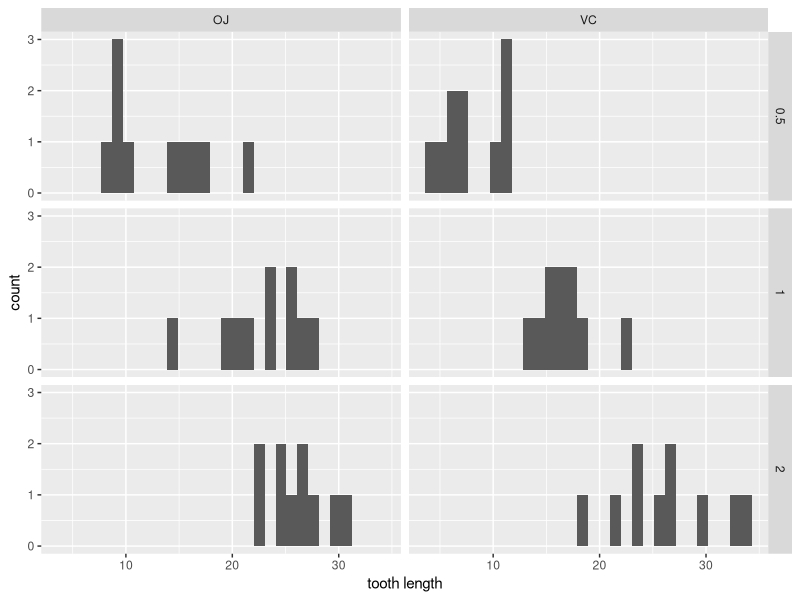
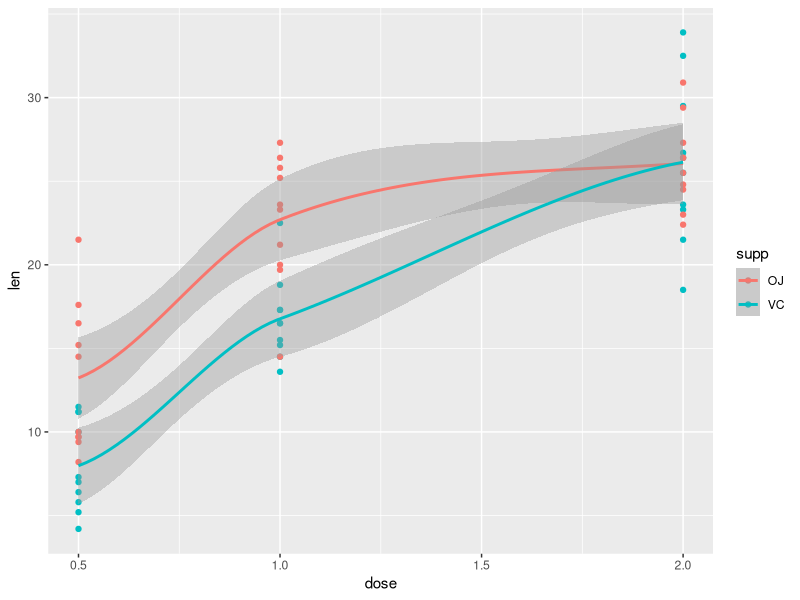

These figures' R source, in order:
## ---- chunk 1
library("ggplot2")
library("psych")
library("datasets")
str(ToothGrowth)
## ---- chunk 2
unique(ToothGrowth$dose)
## ---- chunk 3
describe(ToothGrowth$len)
## ---- chunk 4
ggplot(ToothGrowth, aes(x = len)) + geom_histogram() + facet_grid(dose ~ supp) + xlab("tooth length")
## ---- chunk 5
qplot(dose, len, data = ToothGrowth, color = supp) + geom_smooth()
## ---- chunk 6
oj05 <- ToothGrowth[((ToothGrowth$supp=='OJ')&(ToothGrowth$dose==0.5)),'len']
oj10 <- ToothGrowth[((ToothGrowth$supp=='OJ')&(ToothGrowth$dose==1.0)),'len']
oj20 <- ToothGrowth[((ToothGrowth$supp=='OJ')&(ToothGrowth$dose==2.0)),'len']
vc05 <- ToothGrowth[((ToothGrowth$supp=='VC')&(ToothGrowth$dose==0.5)),'len']
vc10 <- ToothGrowth[((ToothGrowth$supp=='VC')&(ToothGrowth$dose==1.0)),'len']
vc20 <- ToothGrowth[((ToothGrowth$supp=='VC')&(ToothGrowth$dose==2.0)),'len']
## ---- chunk 7
t.test(oj05, vc05)
t.test(oj10, vc10)
t.test(oj20, vc20)

t.test(oj05, oj10)
t.test(oj10, oj20)
t.test(vc05, vc10)
t.test(vc10, vc20)
